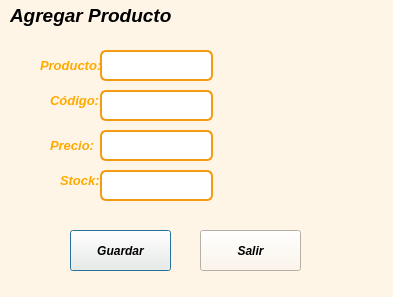
<?xml version="1.0" encoding="UTF-8"?>
<ui version="4.0">
 <class>agregar</class>
 <widget class="QDialog" name="agregar">
  <property name="geometry">
   <rect>
    <x>0</x>
    <y>0</y>
    <width>393</width>
    <height>297</height>
   </rect>
  </property>
  <property name="windowTitle">
   <string>Dialog</string>
  </property>
  <property name="styleSheet">
   <string notr="true">background-color: #FEF5E7;</string>
  </property>
  <widget class="QLabel" name="label">
   <property name="geometry">
    <rect>
     <x>10</x>
     <y>0</y>
     <width>181</width>
     <height>31</height>
    </rect>
   </property>
   <property name="font">
    <font>
     <pointsize>14</pointsize>
     <italic>true</italic>
     <bold>true</bold>
    </font>
   </property>
   <property name="text">
    <string>Agregar Producto</string>
   </property>
  </widget>
  <widget class="QLabel" name="producto">
   <property name="geometry">
    <rect>
     <x>40</x>
     <y>50</y>
     <width>81</width>
     <height>31</height>
    </rect>
   </property>
   <property name="font">
    <font>
     <pointsize>10</pointsize>
     <italic>true</italic>
     <bold>true</bold>
    </font>
   </property>
   <property name="styleSheet">
    <string notr="true">color: rgb(255, 170, 0)</string>
   </property>
   <property name="text">
    <string>Producto:</string>
   </property>
  </widget>
  <widget class="QLabel" name="precio_2">
   <property name="geometry">
    <rect>
     <x>50</x>
     <y>130</y>
     <width>61</width>
     <height>31</height>
    </rect>
   </property>
   <property name="font">
    <font>
     <pointsize>10</pointsize>
     <italic>true</italic>
     <bold>true</bold>
    </font>
   </property>
   <property name="styleSheet">
    <string notr="true">color: rgb(255, 170, 0)</string>
   </property>
   <property name="text">
    <string>Precio:</string>
   </property>
  </widget>
  <widget class="QLabel" name="codigo_2">
   <property name="geometry">
    <rect>
     <x>50</x>
     <y>90</y>
     <width>71</width>
     <height>21</height>
    </rect>
   </property>
   <property name="font">
    <font>
     <pointsize>10</pointsize>
     <italic>true</italic>
     <bold>true</bold>
    </font>
   </property>
   <property name="styleSheet">
    <string notr="true">color: rgb(255, 170, 0)</string>
   </property>
   <property name="text">
    <string>Código:</string>
   </property>
  </widget>
  <widget class="QLabel" name="stock_2">
   <property name="geometry">
    <rect>
     <x>60</x>
     <y>170</y>
     <width>61</width>
     <height>21</height>
    </rect>
   </property>
   <property name="font">
    <font>
     <pointsize>10</pointsize>
     <italic>true</italic>
     <bold>true</bold>
    </font>
   </property>
   <property name="styleSheet">
    <string notr="true">color: rgb(255, 170, 0)</string>
   </property>
   <property name="text">
    <string>Stock:</string>
   </property>
  </widget>
  <widget class="QLineEdit" name="nombre">
   <property name="geometry">
    <rect>
     <x>100</x>
     <y>50</y>
     <width>113</width>
     <height>31</height>
    </rect>
   </property>
   <property name="styleSheet">
    <string notr="true">QLineEdit { background-color: white; border: 2px solid #F39C12; /* naranja */ border-radius: 6px; padding: 4px; color: #6E2C00; } QLineEdit:focus { border: 2px solid #D68910; /* naranja más oscuro al escribir */ }</string>
   </property>
  </widget>
  <widget class="QLineEdit" name="codigo">
   <property name="geometry">
    <rect>
     <x>100</x>
     <y>90</y>
     <width>113</width>
     <height>31</height>
    </rect>
   </property>
   <property name="styleSheet">
    <string notr="true">QLineEdit { background-color: white; border: 2px solid #F39C12; /* naranja */ border-radius: 6px; padding: 4px; color: #6E2C00; } QLineEdit:focus { border: 2px solid #D68910; /* naranja más oscuro al escribir */ }</string>
   </property>
  </widget>
  <widget class="QLineEdit" name="precio">
   <property name="geometry">
    <rect>
     <x>100</x>
     <y>130</y>
     <width>113</width>
     <height>31</height>
    </rect>
   </property>
   <property name="styleSheet">
    <string notr="true">QLineEdit { background-color: white; border: 2px solid #F39C12; /* naranja */ border-radius: 6px; padding: 4px; color: #6E2C00; } QLineEdit:focus { border: 2px solid #D68910; /* naranja más oscuro al escribir */ }</string>
   </property>
  </widget>
  <widget class="QLineEdit" name="stock">
   <property name="geometry">
    <rect>
     <x>100</x>
     <y>170</y>
     <width>113</width>
     <height>31</height>
    </rect>
   </property>
   <property name="styleSheet">
    <string notr="true">QLineEdit { background-color: white; border: 2px solid #F39C12; /* naranja */ border-radius: 6px; padding: 4px; color: #6E2C00; } QLineEdit:focus { border: 2px solid #D68910; /* naranja más oscuro al escribir */ }</string>
   </property>
  </widget>
  <widget class="QPushButton" name="guardar_producto">
   <property name="geometry">
    <rect>
     <x>70</x>
     <y>230</y>
     <width>101</width>
     <height>41</height>
    </rect>
   </property>
   <property name="font">
    <font>
     <italic>true</italic>
     <bold>true</bold>
    </font>
   </property>
   <property name="styleSheet">
    <string notr="true">color: rgb(0, 0, 0)</string>
   </property>
   <property name="text">
    <string>Guardar</string>
   </property>
  </widget>
  <widget class="QPushButton" name="pushButton">
   <property name="geometry">
    <rect>
     <x>200</x>
     <y>230</y>
     <width>101</width>
     <height>41</height>
    </rect>
   </property>
   <property name="font">
    <font>
     <italic>true</italic>
     <bold>true</bold>
    </font>
   </property>
   <property name="styleSheet">
    <string notr="true">color: rgb(0, 0, 0)</string>
   </property>
   <property name="text">
    <string>Salir</string>
   </property>
  </widget>
  <widget class="QLabel" name="label_2">
   <property name="geometry">
    <rect>
     <x>238</x>
     <y>55</y>
     <width>121</width>
     <height>141</height>
    </rect>
   </property>
   <property name="text">
    <string/>
   </property>
   <property name="pixmap">
    <pixmap resource="iimagen.qrc">:/imagen/caballo.png</pixmap>
   </property>
   <property name="scaledContents">
    <bool>true</bool>
   </property>
  </widget>
 </widget>
 <resources>
  <include location="iimagen.qrc"/>
 </resources>
 <connections/>
</ui>
